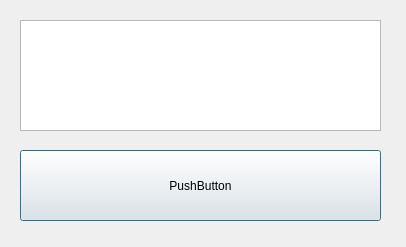
<?xml version="1.0" encoding="UTF-8"?>
<ui version="4.0">
 <class>new_window</class>
 <widget class="QDialog" name="new_window">
  <property name="geometry">
   <rect>
    <x>0</x>
    <y>0</y>
    <width>406</width>
    <height>247</height>
   </rect>
  </property>
  <property name="windowTitle">
   <string>Dialog</string>
  </property>
  <widget class="QTextEdit" name="textEdit">
   <property name="geometry">
    <rect>
     <x>20</x>
     <y>20</y>
     <width>361</width>
     <height>111</height>
    </rect>
   </property>
  </widget>
  <widget class="QPushButton" name="pushButton">
   <property name="geometry">
    <rect>
     <x>20</x>
     <y>150</y>
     <width>361</width>
     <height>71</height>
    </rect>
   </property>
   <property name="text">
    <string>PushButton</string>
   </property>
  </widget>
 </widget>
 <resources/>
 <connections/>
</ui>
